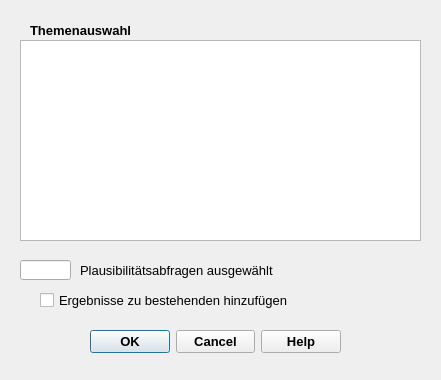
<?xml version="1.0" encoding="UTF-8"?>
<ui version="4.0">
 <class>ConnectDialogBase</class>
 <widget class="QDialog" name="ConnectDialogBase">
  <property name="geometry">
   <rect>
    <x>0</x>
    <y>0</y>
    <width>441</width>
    <height>380</height>
   </rect>
  </property>
  <property name="minimumSize">
   <size>
    <width>290</width>
    <height>380</height>
   </size>
  </property>
  <property name="font">
   <font>
    <family>Tahoma</family>
    <pointsize>10</pointsize>
    <weight>75</weight>
    <bold>true</bold>
   </font>
  </property>
  <property name="windowTitle">
   <string>Plausibilitätsprüfungen</string>
  </property>
  <widget class="QDialogButtonBox" name="buttonBox">
   <property name="geometry">
    <rect>
     <x>90</x>
     <y>330</y>
     <width>251</width>
     <height>23</height>
    </rect>
   </property>
   <property name="font">
    <font>
     <family>Tahoma</family>
     <pointsize>10</pointsize>
     <weight>75</weight>
     <bold>true</bold>
    </font>
   </property>
   <property name="toolTip">
    <string>&lt;html&gt;&lt;head/&gt;&lt;body&gt;&lt;p&gt;Ausführen aller Plausibilitätsabfragen zum ausgewählten Thema&lt;/p&gt;&lt;/body&gt;&lt;/html&gt;</string>
   </property>
   <property name="standardButtons">
    <set>QDialogButtonBox::Cancel|QDialogButtonBox::Help|QDialogButtonBox::Ok</set>
   </property>
   <property name="centerButtons">
    <bool>true</bool>
   </property>
  </widget>
  <widget class="QLabel" name="label">
   <property name="geometry">
    <rect>
     <x>30</x>
     <y>20</y>
     <width>161</width>
     <height>20</height>
    </rect>
   </property>
   <property name="font">
    <font>
     <family>Tahoma</family>
     <pointsize>10</pointsize>
     <weight>75</weight>
     <bold>true</bold>
    </font>
   </property>
   <property name="text">
    <string>Themenauswahl</string>
   </property>
  </widget>
  <widget class="QListWidget" name="lw_themen">
   <property name="geometry">
    <rect>
     <x>20</x>
     <y>40</y>
     <width>401</width>
     <height>201</height>
    </rect>
   </property>
   <property name="font">
    <font>
     <family>Tahoma</family>
     <pointsize>10</pointsize>
     <weight>50</weight>
     <bold>false</bold>
    </font>
   </property>
   <property name="toolTip">
    <string>&lt;html&gt;&lt;head/&gt;&lt;body&gt;&lt;p&gt;Auswahl des Themas für die Plausibilitätsabfragen. Ergebnisse siehe Layer &amp;quot;Fehlerliste&amp;quot;&lt;/p&gt;&lt;/body&gt;&lt;/html&gt;</string>
   </property>
   <property name="statusTip">
    <string extracomment="Auswahl der zu bearbeitenden Teilgebiete. Alle auswählen mit [Strg]+A">Auswahl der Plausibilitätsabfragen</string>
   </property>
   <property name="tabKeyNavigation">
    <bool>true</bool>
   </property>
   <property name="selectionMode">
    <enum>QAbstractItemView::MultiSelection</enum>
   </property>
   <property name="selectionRectVisible">
    <bool>true</bool>
   </property>
  </widget>
  <widget class="QLineEdit" name="le_anzahl">
   <property name="geometry">
    <rect>
     <x>20</x>
     <y>260</y>
     <width>51</width>
     <height>20</height>
    </rect>
   </property>
   <property name="toolTip">
    <string>&lt;html&gt;&lt;head/&gt;&lt;body&gt;&lt;p&gt;Anzahl auszuführender Plausibilitätsabfragen&lt;/p&gt;&lt;/body&gt;&lt;/html&gt;</string>
   </property>
   <property name="statusTip">
    <string>Anzahl auszuführender Plausibilitätsabfragen</string>
   </property>
  </widget>
  <widget class="QLabel" name="label_2">
   <property name="geometry">
    <rect>
     <x>80</x>
     <y>260</y>
     <width>201</width>
     <height>20</height>
    </rect>
   </property>
   <property name="font">
    <font>
     <family>Tahoma</family>
     <pointsize>10</pointsize>
     <weight>50</weight>
     <bold>false</bold>
    </font>
   </property>
   <property name="text">
    <string>Plausibilitätsabfragen ausgewählt</string>
   </property>
  </widget>
  <widget class="QCheckBox" name="cb_keepdata">
   <property name="geometry">
    <rect>
     <x>40</x>
     <y>290</y>
     <width>261</width>
     <height>21</height>
    </rect>
   </property>
   <property name="font">
    <font>
     <family>Tahoma</family>
     <pointsize>10</pointsize>
     <weight>50</weight>
     <bold>false</bold>
    </font>
   </property>
   <property name="toolTip">
    <string>&lt;html&gt;&lt;head/&gt;&lt;body&gt;&lt;p&gt;Bereits aufgelistete Ergebnisse erhalten und neue hinzufügen&lt;/p&gt;&lt;/body&gt;&lt;/html&gt;</string>
   </property>
   <property name="statusTip">
    <string>bisherige Ergebnisse ergänzen</string>
   </property>
   <property name="text">
    <string>Ergebnisse zu bestehenden hinzufügen</string>
   </property>
  </widget>
 </widget>
 <resources/>
 <connections>
  <connection>
   <sender>buttonBox</sender>
   <signal>accepted()</signal>
   <receiver>ConnectDialogBase</receiver>
   <slot>accept()</slot>
   <hints>
    <hint type="sourcelabel">
     <x>165</x>
     <y>331</y>
    </hint>
    <hint type="destinationlabel">
     <x>164</x>
     <y>186</y>
    </hint>
   </hints>
  </connection>
  <connection>
   <sender>buttonBox</sender>
   <signal>rejected()</signal>
   <receiver>ConnectDialogBase</receiver>
   <slot>reject()</slot>
   <hints>
    <hint type="sourcelabel">
     <x>165</x>
     <y>331</y>
    </hint>
    <hint type="destinationlabel">
     <x>164</x>
     <y>186</y>
    </hint>
   </hints>
  </connection>
 </connections>
</ui>
